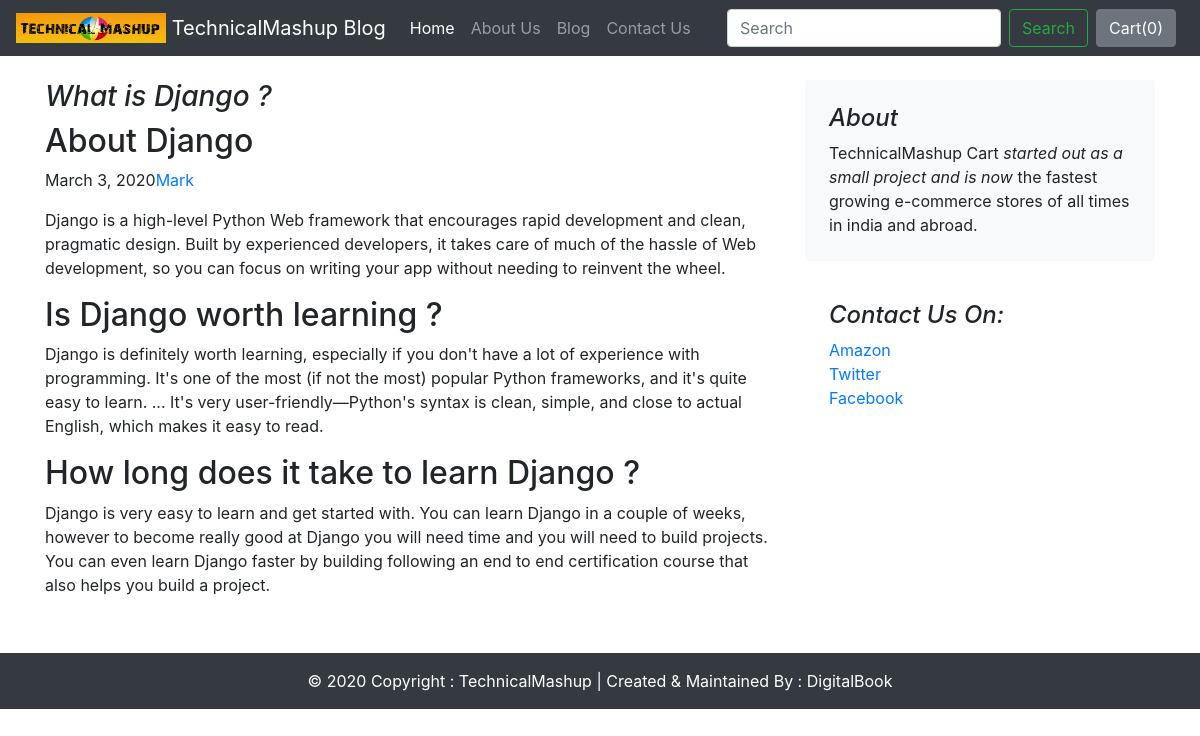
The page /blog/blogpost/1 on the database its author committed.
### blog/models.py (models this page shows, shortened)
class Blogpost(models.Model):
    post_id = models.AutoField(primary_key=True)
    title = models.CharField(max_length=150)
    head0 = models.CharField(max_length=500, default="")
    chead0 = models.CharField(max_length=5000, default="")
    head1 = models.CharField(max_length=500, default="")
    chead1 = models.CharField(max_length=5000, default="")
    head2 = models.CharField(max_length=500, default="")
    chead2 = models.CharField(max_length=5000, default="")
    pub_date = models.DateField()
    thumbnail = models.ImageField(upload_to="shop/images", default="")

### blog/views.py (the view)
# urls.py: path("blogpost/<int:id>", views.blogpost, name="blogPost"),
def blogpost(request, id):
    post = Blogpost.objects.filter(post_id = id)[0]
    return render(request, 'blog/blogpost.html', {'post':post})

### blog/templates/blog/blogpost.html (shortened to what this page needs)
{% extends 'blog/basic.html' %}
{% block body %}
<div class="container">
    <div class="row mt-4">
        <div class="col-md-8 blog-main">
            <h3 class="font-italic">{{post.title}}</h3>
            <div class="blog-post">
                <h2 class="blog-post-title">{{post.head0}}</h2>
                <p class="blog-post-meta">{{post.pub_date}}<a href="#">Mark</a></p>
                <p>{{post.chead0}}</p>
                <h2>{{post.head1}}</h2>
                <p>{{post.chead1}}</p>
                <h2>{{post.head2}}</h2>
                <p>{{post.chead2}}</p>
                <div class="my-3 fb-like" data-href="http://127.0.0.1:8000/blog/blogpost/{{post.post_id}}" data-width="" data-layout="standard" data-action="like" data-size="large" data-share="true"></div><br>
            </div>
        </div>
        <aside class="col-md-4 blog-sidebar">
            <div class="p-4 mb-3 bg-light rounded">
                <h4 class="font-italic">About</h4>
                <p class="mb-0">TechnicalMashup Cart <em>started out as a small project and is now</em> the fastest growing e-commerce stores of all times in india and abroad.</p>
            </div>
            <div class="p-4">
                <h4 class="font-italic">Contact Us On:</h4>
                <ol class="list-unstyled">
                    <li><a href="https://www.amazon.in/shop/technicalmashup">Amazon</a></li>
                    <li><a href="#">Twitter</a></li>
                    <li><a href="#">Facebook</a></li>
                </ol>
            </div>
        </aside>
    </div>
</div>
{% endblock %}

### rows shown on the page
Blogpost: title "What is Django ?", head0 "About Django", pub_date "March 3, 2020", chead0 "Django is a high-level Python Web framework that encourages rapid development and clean, pragmatic design. Built by experienced developers, it takes care of much of the hassle of Web development, so you can focus on writing your app without needing to reinvent the wheel.", head1 "Is Django worth learning ?", chead1 "Django is definitely worth learning, especially if you don't have a lot of experience with programming. It's one of the most (if not the most) popular Python frameworks, and it's quite easy to learn. ... It's very user-friendly—Python's syntax is clean, simple, and close to actual English, which makes it easy to read.", head2 "How long does it take to learn Django ?", chead2 "Django is very easy to learn and get started with. You can learn Django in a couple of weeks, however to become really good at Django you will need time and you will need to build projects. You can even learn Django faster by building following an end to end certification course that also helps you build a project."
